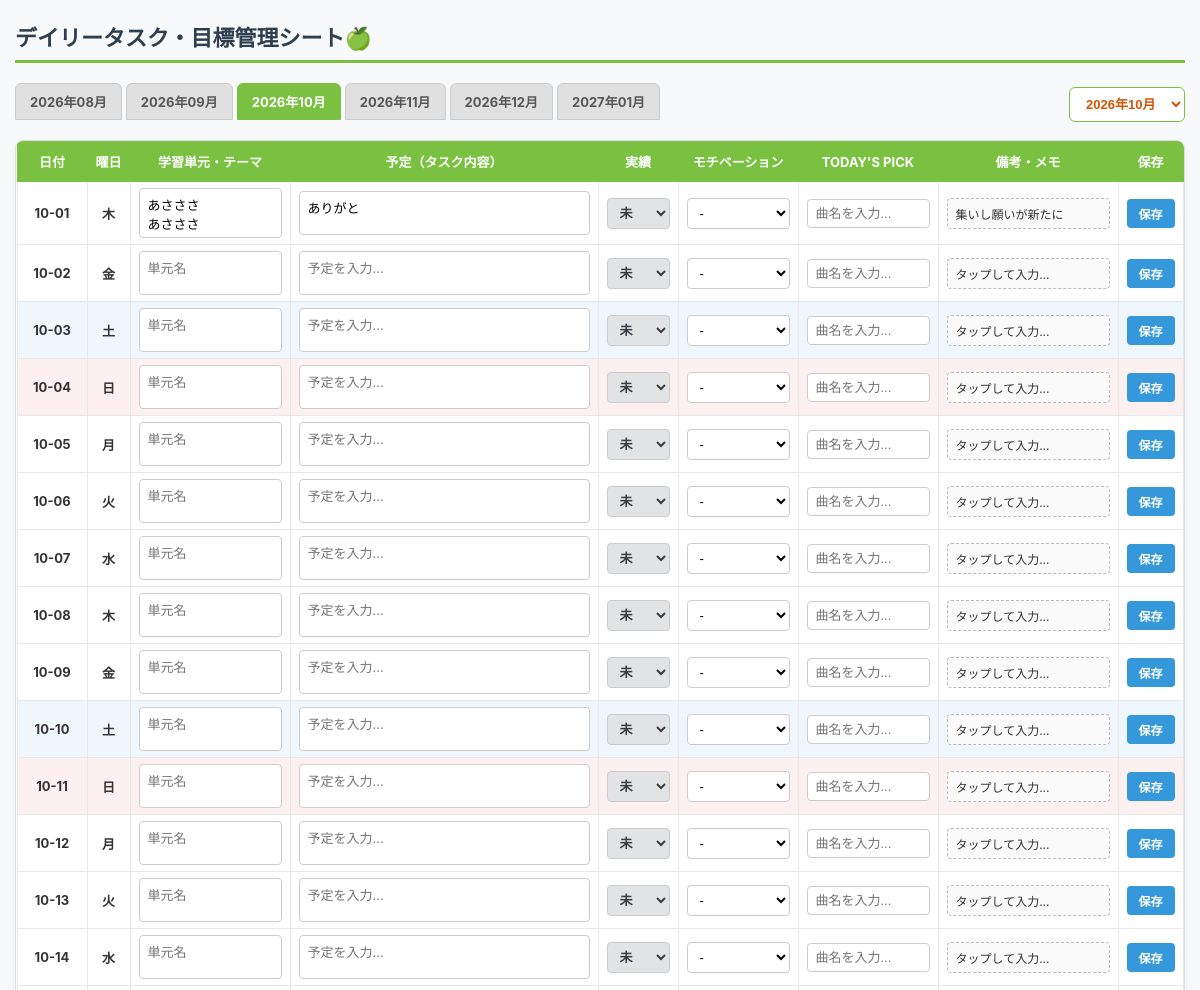
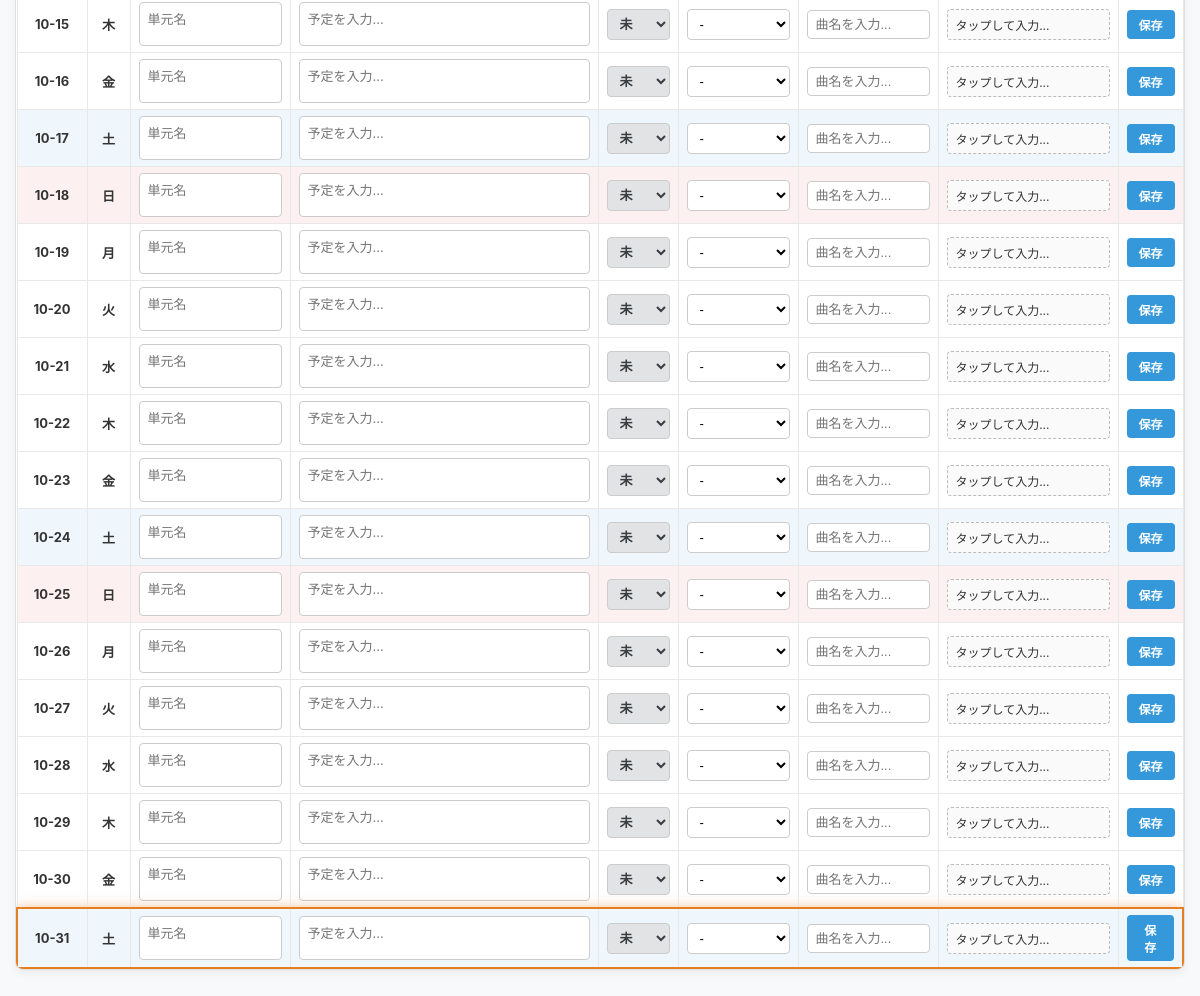
The page / on the database its author committed (2 pictures, top to bottom).
### tables this page shows
CREATE TABLE daily_tasks (
            id INTEGER PRIMARY KEY AUTOINCREMENT,
            task_date TEXT UNIQUE NOT NULL,
            day_of_week TEXT,
            category TEXT,
            planned_task TEXT,
            status TEXT DEFAULT '未達成',
            memo TEXT
        , motivation TEXT DEFAULT '-', mrs_song TEXT DEFAULT '');

### app.py (the view)
@app.route('/')
def index():
    current_default_month = datetime.now().strftime('%Y-%m')
    selected_month = request.args.get('month', current_default_month)
    year, month = map(int, selected_month.split('-'))
    _, num_days = calendar.monthrange(year, month)
    conn = sqlite3.connect('tasks.db')
    cursor = conn.cursor()
    cursor.execute("SELECT * FROM daily_tasks WHERE strftime('%Y-%m', task_date) = ?", (selected_month,))
    db_rows = cursor.fetchall()
    cursor.execute("PRAGMA table_info(daily_tasks)")
    col_names = [col[1] for col in cursor.fetchall()]
    task_dict = {}
    for row in db_rows:
        row_dict = dict(zip(col_names, row))
        task_dict[row_dict['task_date']] = row_dict
    monthly_days = []
    for day in range(1, num_days + 1):
        date_str = f"{year:04d}-{month:02d}-{day:02d}"
        dt = datetime(year, month, day)
        day_of_week = WEEKDAYS_JA[dt.weekday()]
        if date_str in task_dict:
            row = task_dict[date_str]
            monthly_days.append({
                'id': row.get('id'),
                'task_date': row.get('task_date'),
                'day_of_week': row.get('day_of_week'),
                'category': row.get('category') or '',
                'planned_task': row.get('planned_task') or '',
                'status': row.get('status') or '未',
                'motivation': row.get('motivation') or '-',
                'mrs_song': row.get('mrs_song') or '',
                'memo': row.get('memo') or ''
            })
        else:
            monthly_days.append({
                'id': None,
                'task_date': date_str,
                'day_of_week': day_of_week,
                'category': '',
                'planned_task': '',
                'status': '未',
                'motivation': '-',
                'mrs_song': '',
                'memo': ''
            })
    tab_months = []
    for offset in range(-2, 4):
        m_calc = month + offset
        y_calc = year
        if m_calc < 1:
            m_calc += 12
            y_calc -= 1
        elif m_calc > 12:
            m_calc -= 12
            y_calc += 1
        tab_months.append(f"{y_calc:04d}-{m_calc:02d}")
    cursor.execute("SELECT DISTINCT strftime('%Y-%m', task_date) FROM daily_tasks")
    db_months = [r[0] for r in cursor.fetchall() if r[0]]
    current_year = datetime.now().year
    end_year = max(2028, current_year + 2)
    generated_months = []
    for y in range(2026, end_year + 1):
        for m in range(1, 13):
            generated_months.append(f"{y}-{m:02d}")
    all_months = sorted(list(set(db_months + generated_months + tab_months)))
    conn.close()
    return render_template('index.html', days=monthly_days, months=all_months, tab_months=tab_months, selected_month=selected_month)

### templates/index.html (shortened to what this page needs)
<!DOCTYPE html>
<html lang="ja">
<head>
</head>
<body>
    <h1>デイリータスク・目標管理シート🍏</h1>
    <div class="header-nav">
        <div class="month-tabs">
            {% for m in tab_months %}
            <a href="/?month={{ m }}" class="tab-btn {{ 'active' if m == selected_month else '' }}">
                {{ m.split('-')[0] }}年{{ m.split('-')[1] }}月
            </a>
            {% endfor %}
        </div>
        <div>
            <select class="month-select" onchange="location.href='/?month=' + this.value">
                {% for m in months %}
                <option value="{{ m }}" {{ 'selected' if m == selected_month else '' }}>
                    {{ m.split('-')[0] }}年{{ m.split('-')[1] }}月
                </option>
                {% endfor %}
            </select>
        </div>
    </div>
    <div class="table-wrapper">
        <table>
            <thead>
                <tr>
                    <th style="width: 70px;">日付</th>
                    <th style="width: 40px;">曜日</th>
                    <th style="width: 160px;">学習単元・テーマ</th>
                    <th>予定（タスク内容）</th>
                    <th style="width: 80px;">実績</th>
                    <th style="width: 120px;">モチベーション</th>
                    <th style="width: 140px;">TODAY'S PICK</th>
                    <th style="width: 180px;">備考・メモ</th>
                    <th style="width: 65px;">保存</th>
                </tr>
            </thead>
            <tbody>
                {% for day in days %}
                <tr id="card-{{ day.task_date }}" class="{{ 'sat' if day.day_of_week == '土' else ('sun' if day.day_of_week == '日' else '') }}">
                    <form action="/update" method="POST">
                        <td><strong>{{ day.task_date[5:] }}</strong></td>
                        <td><strong>{{ day.day_of_week }}</strong></td>
                        <td>
                            <textarea name="category" class="auto-expand" placeholder="単元名" oninput="autoResize(this)">{{ day.category }}</textarea>
                        </td>
                        <td>
                            <textarea name="planned_task" class="auto-expand" placeholder="予定を入力..." oninput="autoResize(this)">{{ day.planned_task }}</textarea>
                        </td>
                        <td>
                            <select name="status" class="status-select status-{{ day.status }}">
                                <option value="未" {{ 'selected' if day.status == '未' else '' }}>未</option>
                            </select>
                        </td>
                        <td>
                            <select name="motivation" class="motivation-select">
                                <option value="-" {{ 'selected' if day.motivation == '-' else '' }}>-</option>
                            </select>
                        </td>
                        <td>
                            <input type="text" name="mrs_song" class="mrs-input" value="{{ day.mrs_song }}" placeholder="曲名を入力..." style="width: 100%; padding: 6px 8px; border: 1px solid #ccc; border-radius: 4px; font-size: 13px;">
                        </td>
                        <td>
                            <div class="memo-preview {{ 'empty' if not day.memo else '' }}"
                                 id="preview-{{ day.task_date }}"
                                 onclick="openMemoModal('{{ day.task_date }}')">
                                {{ day.memo if day.memo else 'タップして入力...' }}
                            </div>
                        </td>
                        <td>
                            <button type="submit" class="save-btn">保存</button>
                        </td>
                    </form>
                </tr>
                {% endfor %}
            </tbody>
        </table>
    </div>
</body>
</html>

### templates/index.html (style rules this page uses)
*, *::before, *::after { box-sizing: border-box; }
body { font-family: -apple-system, BlinkMacSystemFont, 'Segoe UI', Roboto, Helvetica, Arial, sans-serif; max-width: 1200px; margin: 20px auto; padding: 0 15px; background-color: #f8f9fa; color: #333; }
h1 { color: #2c3e50; border-bottom: 3px solid #7ac142; padding-bottom: 8px; margin-bottom: 20px; font-size: 22px; }
.header-nav { display: flex; justify-content: space-between; align-items: center; margin-bottom: 15px; gap: 12px; width: 100%; }
.month-tabs { display: flex; gap: 4px; overflow-x: auto; padding-bottom: 5px; }
.tab-btn { padding: 8px 14px; background: #e0e0e0; border: 1px solid #ccc; border-radius: 6px 6px 0 0; text-decoration: none; color: #555; font-weight: bold; font-size: 13px; white-space: nowrap; transition: all 0.2s ease; }
.tab-btn.active { background: #7ac142; color: white; border-color: #7ac142; }
.month-select { padding: 8px 12px; border-radius: 6px; border: 1px solid #7ac142; font-weight: bold; color: #d35400; cursor: pointer; background-color: #ffffff; font-size: 13px; }
.table-wrapper { width: 100%; background: #ffffff; box-shadow: 0 4px 10px rgba(0,0,0,0.05); border-radius: 8px; border: 1px solid #e0e0e0; margin-bottom: 30px; overflow-x: auto; }
table { width: 100%; border-collapse: collapse; }
th { background-color: #7ac142; color: white; padding: 10px 8px; text-align: center; font-size: 13px; border: 1px solid #7ac142; white-space: nowrap; }
td { border: 1px solid #e8e8e8; padding: 6px 8px; font-size: 13px; text-align: center; vertical-align: middle; }
tr.sat { background-color: #f0f7fc; }
tr.sun { background-color: #fdf0f0; }
textarea.auto-expand { width: 100%; min-height: 36px; height: 36px; padding: 6px 8px; border: 1px solid #ccc; border-radius: 4px; font-size: 13px; font-family: inherit; resize: none; overflow-y: hidden; white-space: pre-wrap; word-break: break-word; box-sizing: border-box; transition: border-color 0.2s, background-color 0.2s; display: block; }
.memo-preview { width: 100%; padding: 6px 8px; border: 1px dashed #bbb; border-radius: 4px; font-size: 12px; background-color: #fafafa; cursor: pointer; text-align: left; white-space: nowrap; overflow: hidden; text-overflow: ellipsis; display: block; color: #333; }
select.status-select, select.motivation-select { width: 100%; padding: 6px 8px; border-radius: 4px; font-size: 13px; border: 1px solid #ccc; cursor: pointer; background-color: #fff; }
select.status-select { font-weight: bold; }
select.status-未 { background-color: #e2e3e5; color: #383d41; }
button.save-btn { background-color: #3498db; color: white; border: none; padding: 6px 12px; border-radius: 4px; font-size: 12px; font-weight: bold; cursor: pointer; width: 100%; }
.highlight-today { border: 2px solid #e67e22 !important; box-shadow: 0 0 12px rgba(230, 126, 34, 0.5) !important; }

### rows shown on the page
daily_tasks: task_date "10-01", day_of_week "木", category "あさささ あさささ", planned_task "ありがと", status "未", memo "集いし願いが新たに"
daily_tasks: task_date "10-03", day_of_week "土", status "未", memo "タップして入力..."

### other values the page prints
{{ m.split('-')[0] }} "2026" "2026" "2026" "2026" "2026" "2027"
{{ m.split('-')[1] }} "08" "09" "10" "11" "12" "01"
{{ day.task_date[5:] }} "10-02" "10-04" "10-05" "10-06" "10-07" "10-08" "10-09" "10-10" "10-11" "10-12" "10-13" "10-14" "10-15" "10-16" "10-17" "10-18" "10-19" "10-20" "10-21" "10-22" "10-23" "10-24" "10-25" "10-26" "10-27" "10-28" "10-29" "10-30" "10-31"
{{ day.day_of_week }} "金" "日" "月" "火" "水" "木" "金" "土" "日" "月" "火" "水" "木" "金" "土" "日" "月" "火" "水" "木" "金" "土" "日" "月" "火" "水" "木" "金" "土"
{{ day.memo if day.memo else 'タップして入力...' }} "タップして入力..." "タップして入力..." "タップして入力..." "タップして入力..." "タップして入力..." "タップして入力..." "タップして入力..." "タップして入力..." "タップして入力..." "タップして入力..." "タップして入力..." "タップして入力..." "タップして入力..." "タップして入力..." "タップして入力..." "タップして入力..." "タップして入力..." "タップして入力..." "タップして入力..." "タップして入力..." "タップして入力..." "タップして入力..." "タップして入力..." "タップして入力..." "タップして入力..." "タップして入力..." "タップして入力..." "タップして入力..." "タップして入力..."
form field value "2026年10月"
